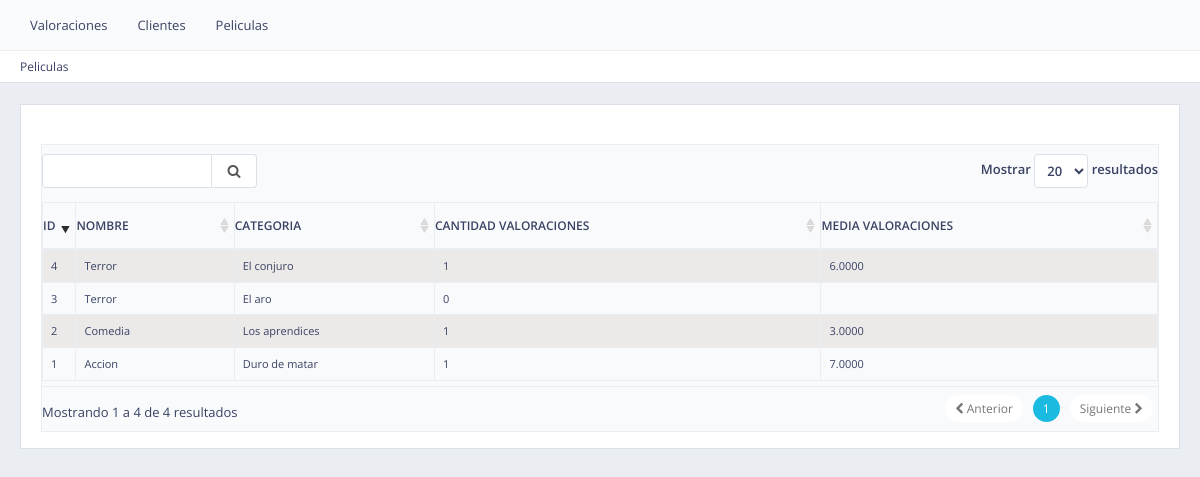
Page /index.php/pelicula on the committed database.
### tables this page shows
CREATE TABLE `pelicula` (
  `pelicula_id` bigint(20) NOT NULL,
  `categoria` enum('Accion','Fiiccion','Terror','Comedia','Drama') DEFAULT NULL,
  `pelicula_nombre` varchar(100) DEFAULT NULL,
  `deleted_at` datetime DEFAULT NULL
);

### application/controllers/pelicula.php (called while the page is built, shortened)
<?php if (!defined('BASEPATH')) exit('No direct script access allowed');
class pelicula extends MY_Controller
{
    function __construct()
    {
        $this->load->model('pelicula/pelicula_model');
    }
    function index()
    {
        $data['peliculas'] = $this->pelicula_model->get_all();
        $dataCuerpo['cuerpo'] = $this->load->view('menu/pelicula/tabla', $data, true);
        if ($this->input->is_ajax_request()) {
            echo $dataCuerpo['cuerpo'];
        } else {
            $this->load->view('menu/template', $dataCuerpo);
        }
    }
}

### index.php (called while the page is built, shortened)
<?php
require_once BASEPATH.'core/CodeIgniter.php';

### application/models/pelicula/pelicula_model.php (called while the page is built, shortened)
<?php if (!defined('BASEPATH')) exit('No direct script access allowed');
class pelicula_model extends CI_Model
{
    private $table = 'pelicula';
    private $deleted = 'deleted_at';
    function get_all()
    {
        $sql = 'select ' . $this->table . '.* , (select count(valoracion_id) from valoracion where valoracion.pelicula_id=pelicula.pelicula_id) as cantidad_valoraciones,(select Avg(valoracion_num) from valoracion where valoracion.pelicula_id=pelicula.pelicula_id) as promedio from ' . $this->table . ' where ' . $this->deleted . ' is NULL';
        $query = $this->db->query($sql);
        return $query->result_array();
    }
}

### application/views/menu/pelicula/tabla.php (the view, shortened to what this page needs)
<ul class="breadcrumb breadcrumb-top">
    <li>Peliculas</li>
</ul>
<div class="row">
    <div class="col-xs-12">
    </div>
</div>
<div class="block">
    <br>
    <div class="table-responsive">
        <table class="table table-striped dataTable table-bordered" id="example">
            <thead>
            <tr>
                <th>ID</th>
                <th>NOMBRE</th>
                <th>CATEGORIA</th>
                <th>CANTIDAD VALORACIONES</th>
                <th>MEDIA VALORACIONES</th>
            </tr>
            </thead>
            <tbody>
            <?php if (count($peliculas) > 0) {
                foreach ($peliculas as $pelicula) {
                    ?>
                    <tr>
                        <td class="center"><?= $pelicula['pelicula_id'] ?></td>
                        <td><?= $pelicula['categoria'] ?></td>
                        <td><?= $pelicula['pelicula_nombre'] ?></td>
                        <td><?= $pelicula['cantidad_valoraciones'] ?></td>
                        <td><?= $pelicula['promedio'] ?></td>
                    </tr>
                <?php }
            } ?>
            </tbody>
        </table>
    </div>
</div>

### recursos/css/main.css (style rules this page uses)
body { font-family: "Open Sans", "Helvetica Neue", Helvetica, Arial, sans-serif; color: #394263; font-size: 13px; background-color: #222222; }
.block { margin: 0 0 10px; padding: 20px 15px 1px; background-color: #ffffff; border: 1px solid #dbe1e8; }
ul, ol { padding-left: 30px; }
.table thead > tr > th { font-size: 12px; font-weight: 600; }
.table thead > tr > th, .table thead > tr > td, .table tfoot > tr > th, .table tfoot > tr > td { padding-top: 14px; padding-bottom: 14px; }
.table thead > tr > th, .table tbody > tr > th, .table tfoot > tr > th, .table thead > tr > td, .table tbody > tr > td, .table tfoot > tr > td, .table tbody + tbody, .table-bordered, .table-bordered > thead > tr > th, .table-bordered > tbody > tr > th, .table-bordered > tfoot > tr > th, .table-bordered > thead > tr > td, .table-bordered > tbody > tr > td, .table-bordered > tfoot > tr > td { border-color: #eaedf1; }
.breadcrumb { background-color: #ffffff; }
.breadcrumb-top { margin: -10px -5px 10px; padding: 7px 10px; border-top: 1px solid #eaedf1; border-bottom: 1px solid #dbe1e8; font-size: 12px; }
p, .table, .alert, .carousel { margin-bottom: 20px; }
.navbar-form-custom .form-control, .navbar, .dropdown-menu, .tooltip-inner, .breadcrumb, .alert.alert-alt { border-radius: 0; }
@media screen and (min-width: 768px) { .header-section, .breadcrumb-top, .block, .block.full, .modal-body, #page-content + footer { padding-left: 20px; padding-right: 20px; } }
@media screen and (min-width: 768px) { .content-header, .content-top, .breadcrumb-top { margin: -20px -20px 20px; } }
@media screen and (min-width: 768px) { .block, .widget { margin-bottom: 20px; } }
.table-responsive { width: 100%; margin-bottom: 15px; overflow-y: hidden; }
.table-striped > tbody > tr:nth-child(odd) > td, .table-striped > tbody > tr:nth-child(odd) > th { background-color: #ECE9E9; }
.table td { font-size: 11px; padding: 1px; margin: 0px; }
div.dataTables_scrollBody table { width: 100% !important; }

### rows in the picture
pelicula: pelicula_id "1", categoria "Accion", pelicula_nombre "Duro de matar", cantidad_valoraciones "1", promedio "7.0000"
pelicula: pelicula_id "2", categoria "Comedia", pelicula_nombre "Los aprendices", cantidad_valoraciones "1", promedio "3.0000"
pelicula: pelicula_id "3", categoria "Terror", pelicula_nombre "El aro", cantidad_valoraciones "0"
pelicula: pelicula_id "4", categoria "Terror", pelicula_nombre "El conjuro", cantidad_valoraciones "1", promedio "6.0000"
